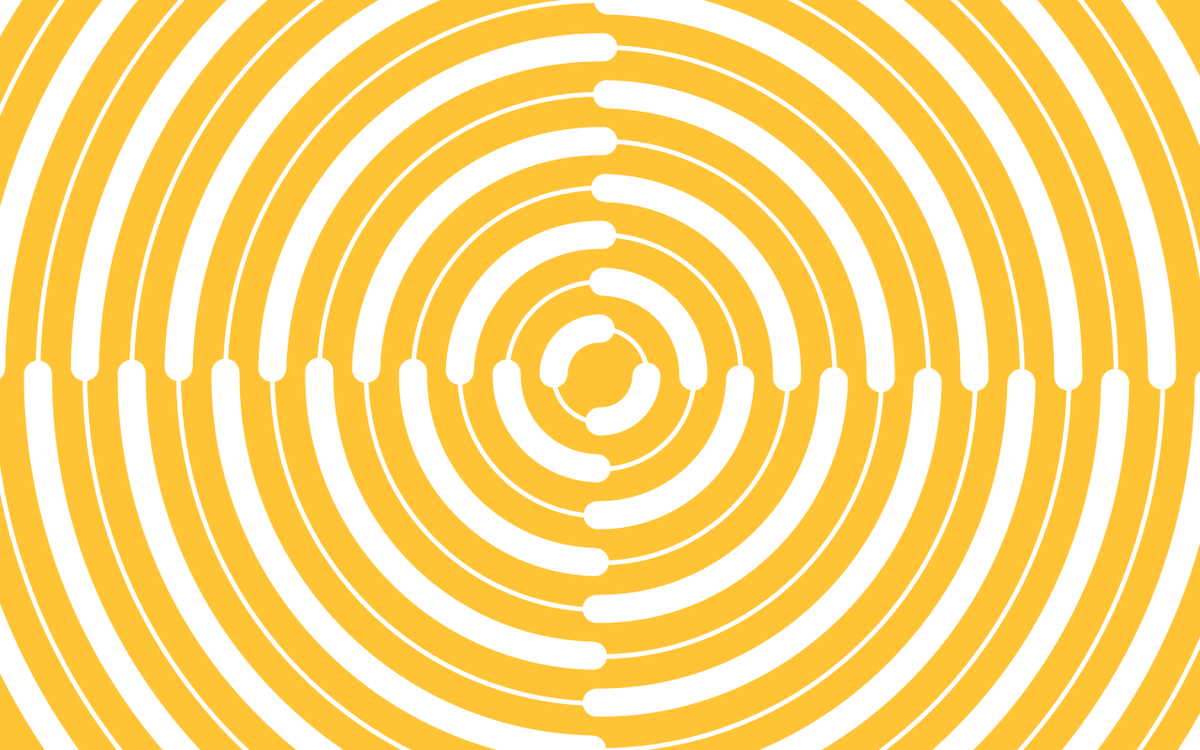
Frame 1 (no input)
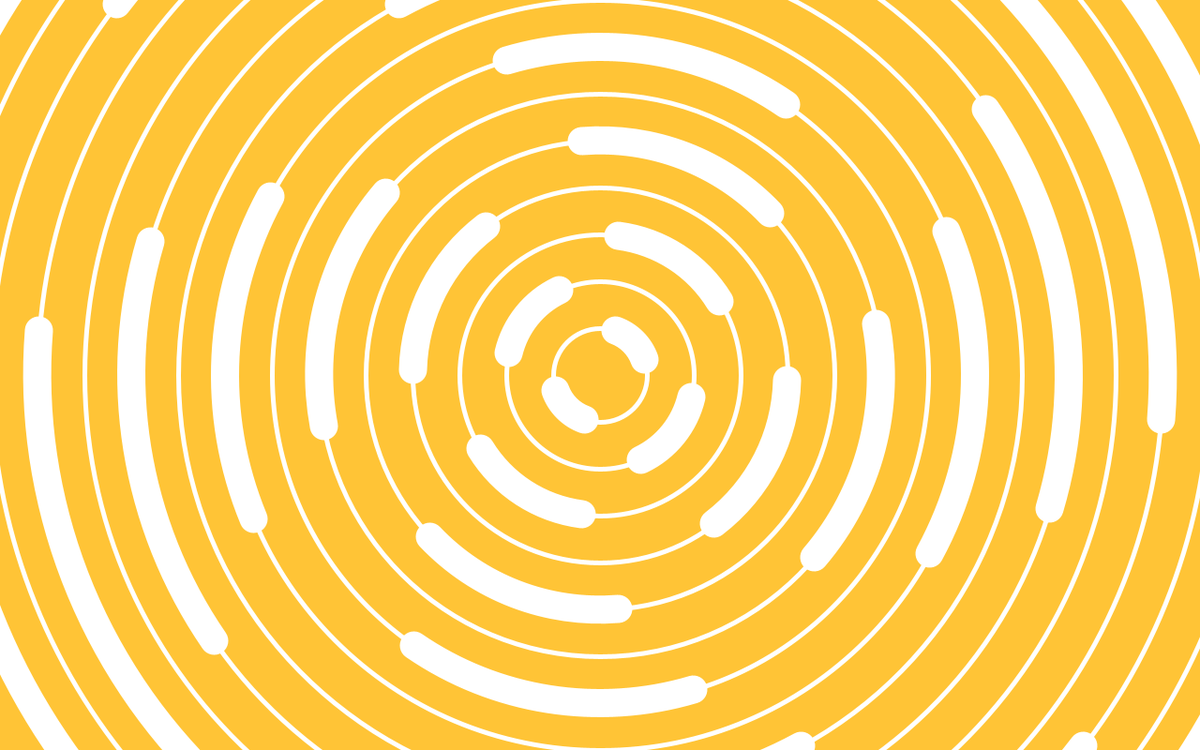
Frame 60 (the mouse pressed at the canvas centre just before this capture)
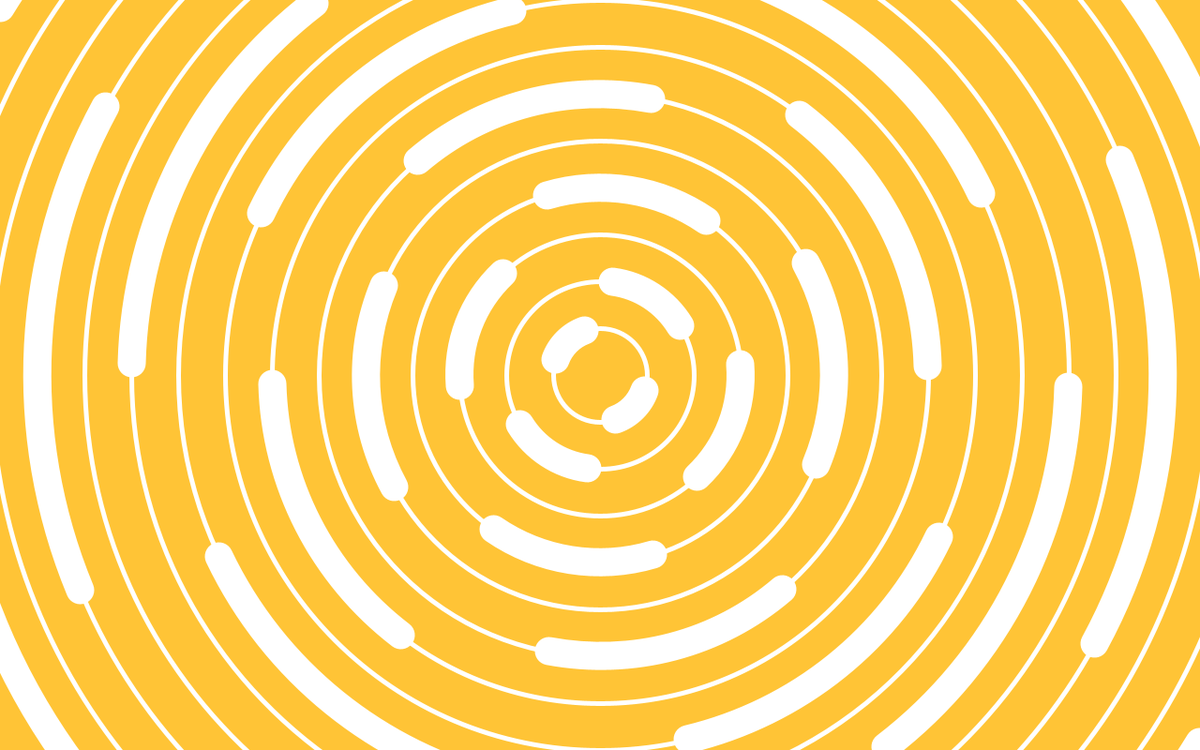
Frame 120 (the mouse held since frame 60 and released just before this capture)

The Processing sketch that drew these frames (run headless with seeded random() and noise(); from frame 60 on, the mouse is pressed at the canvas centre):

// Processing sketch: YellowSwirl
// ── YellowSwirl.pde
float f = 0;
float phi = 0;

void setup() {
  size(1280,800);
  frameRate(30);
  smooth();
  ellipseMode(CENTER);
  stroke(255);
  colorMode(HSB);
  strokeWeight(30);
  noFill();
  noCursor();

}

void draw() {

  translate(640, 400);
  background(30, 200, 255);

  f += 1; 
  

  strokeWeight(30);
  stroke(255);
  for(int i = 0; i < 15; i ++){

    arc(  0, 0, 
          1500-100*i, 1500-100*i, 
          (radians(0) +radians(f*(i+1)/10.+90*i) +radians(22.5*sin(radians(f)))), 
          (radians(90)+radians(f*(i+1)/10 + 90*i)-radians(22.5*sin(radians(f)))) );
    arc( 0, 0, 
         1500-100*i, 1500-100*i, 
         (radians(180)+radians(f*(i+1)/10+90*i) +radians(22.5*sin(radians(f)))), 
         (radians(270)+radians(f*(i+1)/10+90*i) -radians(22.5*sin(radians(f)))));
         

 }
 
 stroke(255);
 strokeWeight(5);
  for(int i = 0; i < 15; i ++){
    ellipse(0, 0, 0+100*i, 0+100*i);
    //ellipse(0, 0, 50+100*i, 50+100*i);
  }
}
